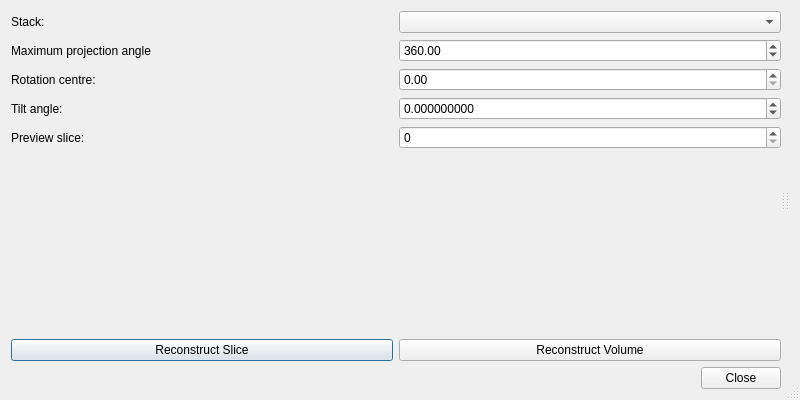
<?xml version="1.0" encoding="UTF-8"?>
<ui version="4.0">
 <class>TomoPyReconstructionDialog</class>
 <widget class="QDialog" name="TomoPyReconstructionDialog">
  <property name="geometry">
   <rect>
    <x>0</x>
    <y>0</y>
    <width>800</width>
    <height>400</height>
   </rect>
  </property>
  <property name="windowTitle">
   <string>TomoPy Reconstruction</string>
  </property>
  <property name="sizeGripEnabled">
   <bool>true</bool>
  </property>
  <layout class="QHBoxLayout" name="horizontalLayout">
   <item>
    <widget class="QSplitter" name="splitter">
     <property name="orientation">
      <enum>Qt::Horizontal</enum>
     </property>
     <widget class="QWidget" name="verticalLayoutWidget_2">
      <layout class="QVBoxLayout" name="paramsLayout">
       <item>
        <layout class="QGridLayout" name="optionsLayout">
         <item row="3" column="1">
          <widget class="QDoubleSpinBox" name="maxProjAngle">
           <property name="maximum">
            <double>9999.000000000000000</double>
           </property>
           <property name="value">
            <double>360.000000000000000</double>
           </property>
          </widget>
         </item>
         <item row="3" column="0">
          <widget class="QLabel" name="maxProjAngleLebsl">
           <property name="text">
            <string>Maximum projection angle</string>
           </property>
          </widget>
         </item>
         <item row="4" column="0">
          <widget class="QLabel" name="corLabel">
           <property name="text">
            <string>Rotation centre:</string>
           </property>
          </widget>
         </item>
         <item row="5" column="0">
          <widget class="QLabel" name="tiltLabel">
           <property name="text">
            <string>Tilt angle:</string>
           </property>
          </widget>
         </item>
         <item row="5" column="1">
          <widget class="QDoubleSpinBox" name="tilt">
           <property name="decimals">
            <number>9</number>
           </property>
           <property name="minimum">
            <double>-6.000000000000000</double>
           </property>
           <property name="maximum">
            <double>6.000000000000000</double>
           </property>
           <property name="singleStep">
            <double>0.010000000000000</double>
           </property>
          </widget>
         </item>
         <item row="2" column="0">
          <widget class="QLabel" name="stackSelectorLabel">
           <property name="text">
            <string>Stack:</string>
           </property>
          </widget>
         </item>
         <item row="2" column="1">
          <widget class="StackSelectorWidgetView" name="stackSelector"/>
         </item>
         <item row="6" column="0">
          <widget class="QLabel" name="previewSliceLabel">
           <property name="text">
            <string>Preview slice:</string>
           </property>
          </widget>
         </item>
         <item row="6" column="1">
          <widget class="QSpinBox" name="previewSlice"/>
         </item>
         <item row="4" column="1">
          <widget class="QDoubleSpinBox" name="cor">
           <property name="maximum">
            <double>9999.000000000000000</double>
           </property>
           <property name="singleStep">
            <double>10.000000000000000</double>
           </property>
          </widget>
         </item>
        </layout>
       </item>
       <item>
        <spacer name="verticalSpacer">
         <property name="orientation">
          <enum>Qt::Vertical</enum>
         </property>
         <property name="sizeHint" stdset="0">
          <size>
           <width>20</width>
           <height>40</height>
          </size>
         </property>
        </spacer>
       </item>
       <item>
        <layout class="QHBoxLayout" name="reconButtonGroup">
         <item>
          <widget class="QPushButton" name="reconstructSlice">
           <property name="text">
            <string>Reconstruct Slice</string>
           </property>
          </widget>
         </item>
         <item>
          <widget class="QPushButton" name="reconstructVolume">
           <property name="text">
            <string>Reconstruct Volume</string>
           </property>
          </widget>
         </item>
        </layout>
       </item>
       <item>
        <widget class="QDialogButtonBox" name="buttonBox">
         <property name="standardButtons">
          <set>QDialogButtonBox::Close</set>
         </property>
        </widget>
       </item>
      </layout>
     </widget>
     <widget class="QWidget" name="verticalLayoutWidget">
      <layout class="QVBoxLayout" name="projectionLayout"/>
     </widget>
     <widget class="QWidget" name="verticalLayoutWidget_3">
      <layout class="QVBoxLayout" name="reconLayout"/>
     </widget>
    </widget>
   </item>
  </layout>
 </widget>
 <customwidgets>
  <customwidget>
   <class>StackSelectorWidgetView</class>
   <extends>QComboBox</extends>
   <header>mantidimaging.gui.widgets.stack_selector</header>
  </customwidget>
 </customwidgets>
 <tabstops>
  <tabstop>stackSelector</tabstop>
  <tabstop>maxProjAngle</tabstop>
  <tabstop>cor</tabstop>
  <tabstop>tilt</tabstop>
  <tabstop>previewSlice</tabstop>
  <tabstop>reconstructSlice</tabstop>
  <tabstop>reconstructVolume</tabstop>
  <tabstop>buttonBox</tabstop>
 </tabstops>
 <resources/>
 <connections>
  <connection>
   <sender>buttonBox</sender>
   <signal>rejected()</signal>
   <receiver>TomoPyReconstructionDialog</receiver>
   <slot>reject()</slot>
   <hints>
    <hint type="sourcelabel">
     <x>123</x>
     <y>324</y>
    </hint>
    <hint type="destinationlabel">
     <x>357</x>
     <y>173</y>
    </hint>
   </hints>
  </connection>
 </connections>
</ui>
